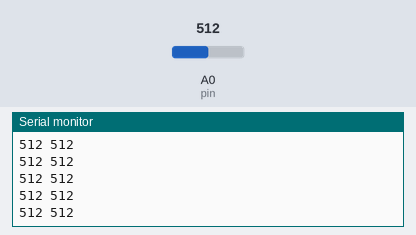
A sketch run on a simulated Arduino Uno, built with avr-gcc and run on an emulated ATmega328P. Shown: the last lines printed to the serial monitor. The test bench sets the inputs (shaded band); at power-on: A0 (pin) = 512.

Above: at 2.7 s.
2.8 s: A0 (pin) set to 990
At 3.4 s:
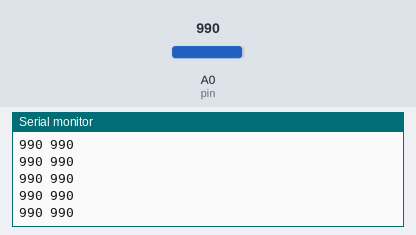
4.3 s: A0 (pin) set to 1009
At 5.1 s:
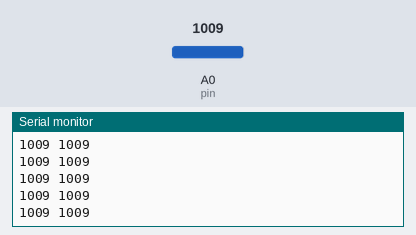
Timing chart, 0 to 7.3 s (numbered marks = the images above; inputs shaded):
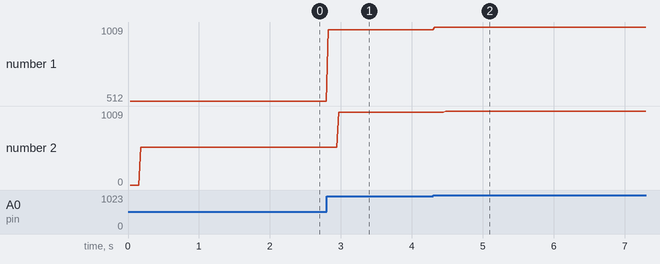

Measured:
- after the input at 2.8 s, the serial monitor: prints a new line at once (image 1)
- after the input at 4.3 s, the serial monitor: prints a new line at once (image 2)
- plotted number 1: 512 → 990 after the input at 2.8 s, 990 → 1009 after the input at 4.3 s
- plotted number 2: 512 → 990 after the input at 2.8 s, 990 → 1009 after the input at 4.3 s

The sketch:

MedianFilter.ino
```cpp
#include "MedianFilter.h"

 MedianFilter MFilter;

void setup() {
  Serial.begin(9600);
 MedianFilterInitStruct InitStructure;
  InitStructure.pin = A0;
  InitStructure.reading_frequency = 30;
  MFilter.init(InitStructure);
}

void loop() {
  MFilter.update();
  MFilter.print(30);

}
```

MedianFilter.cpp
```cpp
#include "MedianFilter.h"

MedianFilter::MedianFilter():
queue_size(SIZE)
{}

void MedianFilter::init(MedianFilterInitStruct initStruct)
{
  pin = initStruct.pin;
  reading_frequency = initStruct.reading_frequency;
  pinMode(pin, INPUT);
}

void MedianFilter::update()
{
  current_millis = millis();
  if(current_millis - previous_millis >= reading_frequency)
  {
    // adding new value to the queue
    for(uint8_t i(1); i < queue_size; i++)
    {
      queue[i-1] = queue[i];
    }
    queue[queue_size-1] = analogRead(pin);

    previous_millis = current_millis;
  }

  // out of range defense
  if (previous_millis > current_millis) previous_millis = current_millis;
}

uint16_t MedianFilter::getFiltered()
{
  //creating a temporary array
  uint16_t temp_queue[queue_size];
  for(uint8_t i(0); i < SIZE; i++)
  {
    temp_queue[i] = queue[i];
  }
  // sorting it
  for(uint8_t i(0); i < queue_size; i++)
    for(uint8_t j(1); j < queue_size-i; j++)
      if(temp_queue[j-1] > temp_queue[j])
      {
        uint16_t temp = temp_queue[j-1];
        temp_queue[j-1] = temp_queue[j];
        temp_queue[j] = temp;
      }

  register uint16_t result = temp_queue[queue_size/2];
  return result;
}

void MedianFilter::print(uint16_t printing_frequency, bool newline = 1)
{
  //send data to serial port
  if(current_millis - previous_print_millis >= printing_frequency)
  {
    Serial.print(analogRead(pin));
    Serial.print(" ");
    if (newline)
      {
        Serial.println(getFiltered());
      }
    else
      {
        Serial.print(getFiltered());
        Serial.print(" ");
      }
    previous_print_millis = current_millis;
  }
    // out of range defense
    if (previous_print_millis > current_millis) previous_print_millis = current_millis;

}
```

MedianFilter.h
```cpp
//Realisation of median filter

#pragma once

#if defined(ARDUINO) && ARDUINO >= 100
  #include "Arduino.h"
#else
  #include "WProgram.h"
#endif

#define SIZE 11 //size of queue

struct MedianFilterInitStruct
{
    uint8_t pin;
    uint16_t reading_frequency;
};

class MedianFilter
{
  private:
    uint8_t queue_size;
    uint16_t queue[SIZE];

    uint8_t pin;  //  pin, to which sensor is connected
    uint16_t reading_frequency; // friquency for reading data from a sensor

    unsigned long current_millis;
    unsigned long previous_millis;
    unsigned long previous_print_millis;

  public:
    MedianFilter();
    void init(MedianFilterInitStruct);
    void update(); // use in a cicle
    uint16_t getFiltered(); // returns filtered value
    void print(uint16_t printing_frequency, bool newline = 1); // sends data to serial port
};
```
